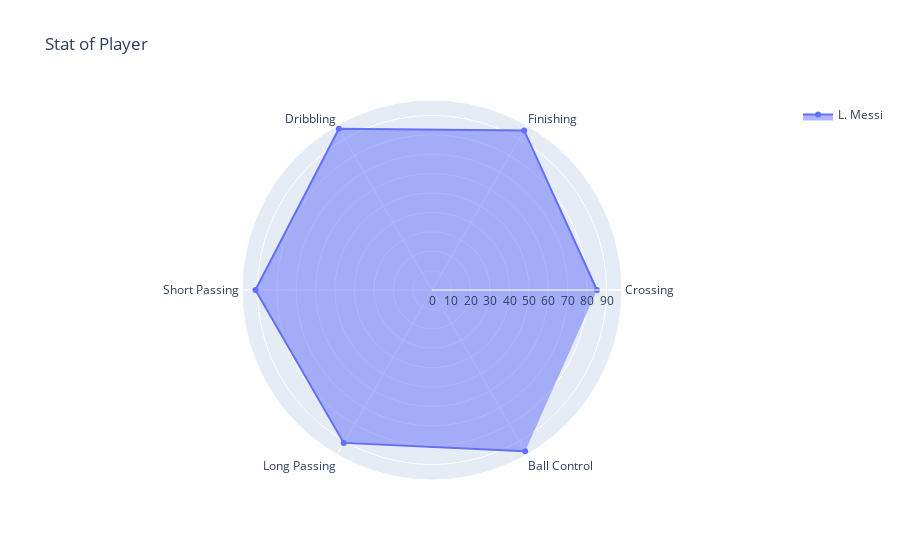

Here is the notebook cell this chart was saved with:
### Code cell
# To show each player's stat
# When you want to see the other player's stat, you can set the player's name to the name value of x.

x = fifa[fifa["Name"] == "L. Messi"]

data_b = [go.Scatterpolar(
      r = [x['Crossing'].values[0],x['Finishing'].values[0],x['Dribbling'].values[0],x['Short Passing'].values[0],x['Long Passing'].values[0],x['Ball Control'].values[0]],
      theta = ['Crossing', 'Finishing', 'Dribbling', 'Short Passing', 'Long Passing', 'Ball Control'],
      fill = 'toself',
      name = x["Name"].values[0]
    )]

layout = go.Layout( polar = dict(radialaxis = dict(visible = True)), showlegend = True, title = "Stat of Player")

fig = go.Figure(data = data_b, layout = layout)
iplot(fig, filename = "Player stats")

### Figure 1 — Plotly figure (JSON) as saved in the notebook; plotly's stock layout.template omitted (floating-point values rounded to 4 significant figures)
{"data": [{"fill": "toself", "name": "L. Messi", "r": [85, 95, 96, 91, 91, 96], "theta": ["Crossing", "Finishing", "Dribbling", "Short Passing", "Long Passing", "Ball Control"], "type": "scatterpolar"}], "layout": {"polar": {"radialaxis": {"visible": true}}, "showlegend": true, "title": {"text": "Stat of Player"}}}
